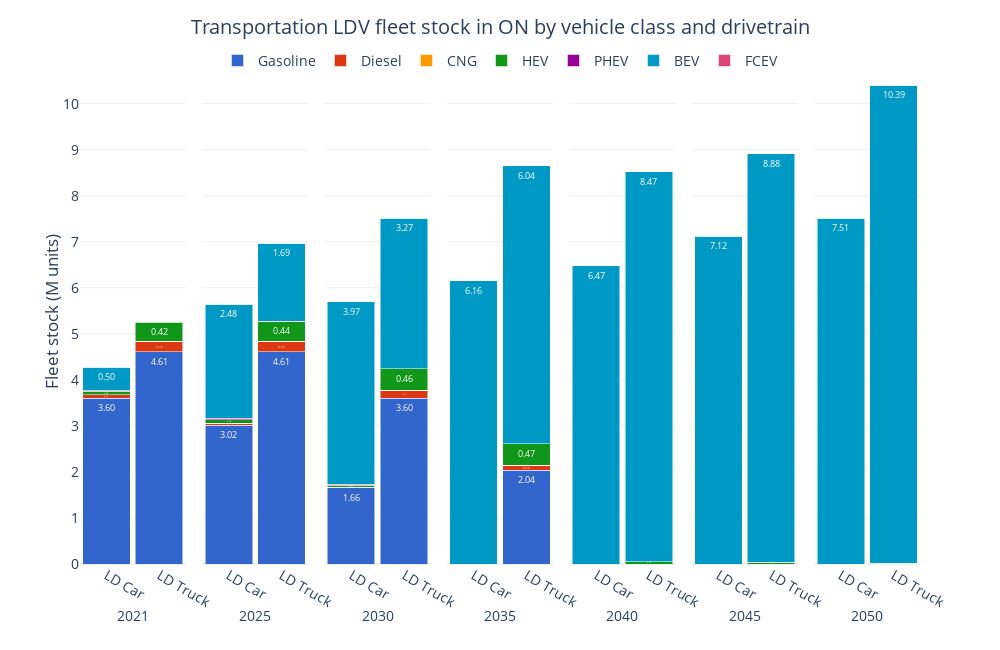

The notebook cell saved with this chart:
### Code cell
ref_fig = ref_trncap[ref_trncap['Vehicle Class'].isin(['LD Car', 'LD Truck'])][['Period', 'Vehicle Class', 'Capacity (M units)', 'Carrier']].groupby(['Period', 'Vehicle Class', 'Carrier'], as_index=False).sum()

ref_fig['Carrier'] = pd.Categorical(ref_fig['Carrier'], categories=drivetrain_order, ordered=True)
ref_fig = ref_fig.sort_values(['Carrier', 'Period'])

fig = px.bar(ref_fig, 
             x='Vehicle Class', 
             y='Capacity (M units)', 
             color='Carrier', 
             barmode='stack', 
             facet_col='Period',
             facet_col_spacing=2E-2,
             template='plotly_white',
             color_discrete_sequence=px.colors.qualitative.G10[:7] + px.colors.qualitative.G10[8:],
             text_auto='.2f',
            #  text='Demand (PJ)_sum'
             width=1000, height=650,
             )

fig.update_layout(title=dict(
        text='Transportation LDV fleet stock in ON by vehicle class and drivetrain',
        x=0.5, 
        y=0.97,
        xanchor='center',
        yanchor='top'
    ),
    xaxis=dict(title='Period'),
    yaxis=dict(title='Fleet stock (M units)',
               dtick=1),
    yaxis_title_standoff=0,
    legend_title_text='',
    bargap=0.1,
    legend=dict(
        orientation='h',  
        yanchor='top',
        y=1.03,  
        xanchor='center',
        x=0.5),
    font=dict(
        # family="Open Sans",
        size=14)
    )

for annotation in fig.layout.annotations:
    annotation.text = annotation.text.split('=')[1]
    annotation.y = -0.08  
    annotation.yanchor = 'top' 

for axis in fig.layout:
    if axis.startswith('yaxis'):
        fig.layout[axis].dtick = 1

for axis in fig.layout:
    if axis.startswith('xaxis'):
        fig.layout[axis].title.text = ''

fig.for_each_trace(lambda trace: trace.update(textfont=dict(size=9)))

fig.show()

### Figure 1 — Plotly figure (JSON) as saved in the notebook; plotly's stock layout.template omitted (floating-point values rounded to 4 significant figures)
{"data": [{"alignmentgroup": "True", "hovertemplate": "Carrier=Gasoline<br>Period=2021<br>Vehicle Class=%{x}<br>Capacity (M units)=%{y}<extra></extra>", "legendgroup": "Gasoline", "marker": {"color": "#3366CC", "pattern": {"shape": ""}}, "name": "Gasoline", "offsetgroup": "Gasoline", "orientation": "v", "showlegend": true, "textfont": {"size": 9}, "textposition": "auto", "texttemplate": "%{y:.2f}", "type": "bar", "x": ["LD Car", "LD Truck"], "xaxis": "x", "y": [3.602, 4.615], "yaxis": "y"}, {"alignmentgroup": "True", "hovertemplate": "Carrier=Gasoline<br>Period=2025<br>Vehicle Class=%{x}<br>Capacity (M units)=%{y}<extra></extra>", "legendgroup": "Gasoline", "marker": {"color": "#3366CC", "pattern": {"shape": ""}}, "name": "Gasoline", "offsetgroup": "Gasoline", "orientation": "v", "showlegend": false, "textfont": {"size": 9}, "textposition": "auto", "texttemplate": "%{y:.2f}", "type": "bar", "x": ["LD Car", "LD Truck"], "xaxis": "x2", "y": [3.015, 4.615], "yaxis": "y2"}, {"alignmentgroup": "True", "hovertemplate": "Carrier=Gasoline<br>Period=2030<br>Vehicle Class=%{x}<br>Capacity (M units)=%{y}<extra></extra>", "legendgroup": "Gasoline", "marker": {"color": "#3366CC", "pattern": {"shape": ""}}, "name": "Gasoline", "offsetgroup": "Gasoline", "orientation": "v", "showlegend": false, "textfont": {"size": 9}, "textposition": "auto", "texttemplate": "%{y:.2f}", "type": "bar", "x": ["LD Car", "LD Truck"], "xaxis": "x3", "y": [1.658, 3.6], "yaxis": "y3"}, {"alignmentgroup": "True", "hovertemplate": "Carrier=Gasoline<br>Period=2035<br>Vehicle Class=%{x}<br>Capacity (M units)=%{y}<extra></extra>", "legendgroup": "Gasoline", "marker": {"color": "#3366CC", "pattern": {"shape": ""}}, "name": "Gasoline", "offsetgroup": "Gasoline", "orientation": "v", "showlegend": false, "textfont": {"size": 9}, "textposition": "auto", "texttemplate": "%{y:.2f}", "type": "bar", "x": ["LD Car", "LD Truck"], "xaxis": "x4", "y": [9.867e-07, 2.041], "yaxis": "y4"}, {"alignmentgroup": "True", "hovertemplate": "Carrier=Gasoline<br>Period=2040<br>Vehicle Class=%{x}<br>Capacity (M units)=%{y}<extra></extra>", "legendgroup": "Gasoline", "marker": {"color": "#3366CC", "pattern": {"shape": ""}}, "name": "Gasoline", "offsetgroup": "Gasoline", "orientation": "v", "showlegend": false, "textfont": {"size": 9}, "textposition": "auto", "texttemplate": "%{y:.2f}", "type": "bar", "x": ["LD Car", "LD Truck"], "xaxis": "x5", "y": [9.555e-07, 3.585e-06], "yaxis": "y5"}, {"alignmentgroup": "True", "hovertemplate": "Carrier=Gasoline<br>Period=2045<br>Vehicle Class=%{x}<br>Capacity (M units)=%{y}<extra></extra>", "legendgroup": "Gasoline", "marker": {"color": "#3366CC", "pattern": {"shape": ""}}, "name": "Gasoline", "offsetgroup": "Gasoline", "orientation": "v", "showlegend": false, "textfont": {"size": 9}, "textposition": "auto", "texttemplate": "%{y:.2f}", "type": "bar", "x": ["LD Car", "LD Truck"], "xaxis": "x6", "y": [9.762e-07, 3.176e-06], "yaxis": "y6"}, {"alignmentgroup": "True", "hovertemplate": "Carrier=Gasoline<br>Period=2050<br>Vehicle Class=%{x}<br>Capacity (M units)=%{y}<extra></extra>", "legendgroup": "Gasoline", "marker": {"color": "#3366CC", "pattern": {"shape": ""}}, "name": "Gasoline", "offsetgroup": "Gasoline", "orientation": "v", "showlegend": false, "textfont": {"size": 9}, "textposition": "auto", "texttemplate": "%{y:.2f}", "type": "bar", "x": ["LD Car", "LD Truck"], "xaxis": "x7", "y": [1.023e-06, 3.022e-06], "yaxis": "y7"}, {"alignmentgroup": "True", "hovertemplate": "Carrier=Diesel<br>Period=2021<br>Vehicle Class=%{x}<br>Capacity (M units)=%{y}<extra></extra>", "legendgroup": "Diesel", "marker": {"color": "#DC3912", "pattern": {"shape": ""}}, "name": "Diesel", "offsetgroup": "Diesel", "orientation": "v", "showlegend": true, "textfont": {"size": 9}, "textposition": "auto", "texttemplate": "%{y:.2f}", "type": "bar", "x": ["LD Car", "LD Truck"], "xaxis": "x", "y": [0.06921, 0.2186], "yaxis": "y"}, {"alignmentgroup": "True", "hovertemplate": "Carrier=Diesel<br>Period=2025<br>Vehicle Class=%{x}<br>Capacity (M units)=%{y}<extra></extra>", "legendgroup": "Diesel", "marker": {"color": "#DC3912", "pattern": {"shape": ""}}, "name": "Diesel", "offsetgroup": "Diesel", "orientation": "v", "showlegend": false, "textfont": {"size": 9}, "textposition": "auto", "texttemplate": "%{y:.2f}", "type": "bar", "x": ["LD Car", "LD Truck"], "xaxis": "x2", "y": [0.04396, 0.2186], "yaxis": "y2"}, {"alignmentgroup": "True", "hovertemplate": "Carrier=Diesel<br>Period=2030<br>Vehicle Class=%{x}<br>Capacity (M units)=%{y}<extra></extra>", "legendgroup": "Diesel", "marker": {"color": "#DC3912", "pattern": {"shape": ""}}, "name": "Diesel", "offsetgroup": "Diesel", "orientation": "v", "showlegend": false, "textfont": {"size": 9}, "textposition": "auto", "texttemplate": "%{y:.2f}", "type": "bar", "x": ["LD Car", "LD Truck"], "xaxis": "x3", "y": [0.003816, 0.1792], "yaxis": "y3"}, {"alignmentgroup": "True", "hovertemplate": "Carrier=Diesel<br>Period=2035<br>Vehicle Class=%{x}<br>Capacity (M units)=%{y}<extra></extra>", "legendgroup": "Diesel", "marker": {"color": "#DC3912", "pattern": {"shape": ""}}, "name": "Diesel", "offsetgroup": "Diesel", "orientation": "v", "showlegend": false, "textfont": {"size": 9}, "textposition": "auto", "texttemplate": "%{y:.2f}", "type": "bar", "x": ["LD Car", "LD Truck"], "xaxis": "x4", "y": [1.038e-06, 0.1041], "yaxis": "y4"}, {"alignmentgroup": "True", "hovertemplate": "Carrier=Diesel<br>Period=2040<br>Vehicle Class=%{x}<br>Capacity (M units)=%{y}<extra></extra>", "legendgroup": "Diesel", "marker": {"color": "#DC3912", "pattern": {"shape": ""}}, "name": "Diesel", "offsetgroup": "Diesel", "orientation": "v", "showlegend": false, "textfont": {"size": 9}, "textposition": "auto", "texttemplate": "%{y:.2f}", "type": "bar", "x": ["LD Car", "LD Truck"], "xaxis": "x5", "y": [1.034e-06, 3.842e-06], "yaxis": "y5"}, {"alignmentgroup": "True", "hovertemplate": "Carrier=Diesel<br>Period=2045<br>Vehicle Class=%{x}<br>Capacity (M units)=%{y}<extra></extra>", "legendgroup": "Diesel", "marker": {"color": "#DC3912", "pattern": {"shape": ""}}, "name": "Diesel", "offsetgroup": "Diesel", "orientation": "v", "showlegend": false, "textfont": {"size": 9}, "textposition": "auto", "texttemplate": "%{y:.2f}", "type": "bar", "x": ["LD Car", "LD Truck"], "xaxis": "x6", "y": [1.039e-06, 3.428e-06], "yaxis": "y6"}, {"alignmentgroup": "True", "hovertemplate": "Carrier=Diesel<br>Period=2050<br>Vehicle Class=%{x}<br>Capacity (M units)=%{y}<extra></extra>", "legendgroup": "Diesel", "marker": {"color": "#DC3912", "pattern": {"shape": ""}}, "name": "Diesel", "offsetgroup": "Diesel", "orientation": "v", "showlegend": false, "textfont": {"size": 9}, "textposition": "auto", "texttemplate": "%{y:.2f}", "type": "bar", "x": ["LD Car", "LD Truck"], "xaxis": "x7", "y": [1.058e-06, 3.246e-06], "yaxis": "y7"}, {"alignmentgroup": "True", "hovertemplate": "Carrier=CNG<br>Period=2021<br>Vehicle Class=%{x}<br>Capacity (M units)=%{y}<extra></extra>", "legendgroup": "CNG", "marker": {"color": "#FF9900", "pattern": {"shape": ""}}, "name": "CNG", "offsetgroup": "CNG", "orientation": "v", "showlegend": true, "textfont": {"size": 9}, "textposition": "auto", "texttemplate": "%{y:.2f}", "type": "bar", "x": ["LD Car", "LD Truck"], "xaxis": "x", "y": [4.362e-07, 5.774e-06], "yaxis": "y"}, {"alignmentgroup": "True", "hovertemplate": "Carrier=CNG<br>Period=2025<br>Vehicle Class=%{x}<br>Capacity (M units)=%{y}<extra></extra>", "legendgroup": "CNG", "marker": {"color": "#FF9900", "pattern": {"shape": ""}}, "name": "CNG", "offsetgroup": "CNG", "orientation": "v", "showlegend": false, "textfont": {"size": 9}, "textposition": "auto", "texttemplate": "%{y:.2f}", "type": "bar", "x": ["LD Car", "LD Truck"], "xaxis": "x2", "y": [7.827e-07, 8.013e-06], "yaxis": "y2"}, {"alignmentgroup": "True", "hovertemplate": "Carrier=CNG<br>Period=2030<br>Vehicle Class=%{x}<br>Capacity (M units)=%{y}<extra></extra>", "legendgroup": "CNG", "marker": {"color": "#FF9900", "pattern": {"shape": ""}}, "name": "CNG", "offsetgroup": "CNG", "orientation": "v", "showlegend": false, "textfont": {"size": 9}, "textposition": "auto", "texttemplate": "%{y:.2f}", "type": "bar", "x": ["LD Car", "LD Truck"], "xaxis": "x3", "y": [1.131e-06, 9.707e-06], "yaxis": "y3"}, {"alignmentgroup": "True", "hovertemplate": "Carrier=CNG<br>Period=2035<br>Vehicle Class=%{x}<br>Capacity (M units)=%{y}<extra></extra>", "legendgroup": "CNG", "marker": {"color": "#FF9900", "pattern": {"shape": ""}}, "name": "CNG", "offsetgroup": "CNG", "orientation": "v", "showlegend": false, "textfont": {"size": 9}, "textposition": "auto", "texttemplate": "%{y:.2f}", "type": "bar", "x": ["LD Car", "LD Truck"], "xaxis": "x4", "y": [1.051e-06, 1.136e-05], "yaxis": "y4"}, {"alignmentgroup": "True", "hovertemplate": "Carrier=CNG<br>Period=2040<br>Vehicle Class=%{x}<br>Capacity (M units)=%{y}<extra></extra>", "legendgroup": "CNG", "marker": {"color": "#FF9900", "pattern": {"shape": ""}}, "name": "CNG", "offsetgroup": "CNG", "orientation": "v", "showlegend": false, "textfont": {"size": 9}, "textposition": "auto", "texttemplate": "%{y:.2f}", "type": "bar", "x": ["LD Car", "LD Truck"], "xaxis": "x5", "y": [1.12e-06, 6.914e-06], "yaxis": "y5"}, {"alignmentgroup": "True", "hovertemplate": "Carrier=CNG<br>Period=2045<br>Vehicle Class=%{x}<br>Capacity (M units)=%{y}<extra></extra>", "legendgroup": "CNG", "marker": {"color": "#FF9900", "pattern": {"shape": ""}}, "name": "CNG", "offsetgroup": "CNG", "orientation": "v", "showlegend": false, "textfont": {"size": 9}, "textposition": "auto", "texttemplate": "%{y:.2f}", "type": "bar", "x": ["LD Car", "LD Truck"], "xaxis": "x6", "y": [1.151e-06, 6.007e-06], "yaxis": "y6"}, {"alignmentgroup": "True", "hovertemplate": "Carrier=CNG<br>Period=2050<br>Vehicle Class=%{x}<br>Capacity (M units)=%{y}<extra></extra>", "legendgroup": "CNG", "marker": {"color": "#FF9900", "pattern": {"shape": ""}}, "name": "CNG", "offsetgroup": "CNG", "orientation": "v", "showlegend": false, "textfont": {"size": 9}, "textposition": "auto", "texttemplate": "%{y:.2f}", "type": "bar", "x": ["LD Car", "LD Truck"], "xaxis": "x7", "y": [1.179e-06, 5.626e-06], "yaxis": "y7"}, {"alignmentgroup": "True", "hovertemplate": "Carrier=HEV<br>Period=2021<br>Vehicle Class=%{x}<br>Capacity (M units)=%{y}<extra></extra>", "legendgroup": "HEV", "marker": {"color": "#109618", "pattern": {"shape": ""}}, "name": "HEV", "offsetgroup": "HEV", "orientation": "v", "showlegend": true, "textfont": {"size": 9}, "textposition": "auto", "texttemplate": "%{y:.2f}", "type": "bar", "x": ["LD Car", "LD Truck"], "xaxis": "x", "y": [0.07822, 0.4181], "yaxis": "y"}, {"alignmentgroup": "True", "hovertemplate": "Carrier=HEV<br>Period=2025<br>Vehicle Class=%{x}<br>Capacity (M units)=%{y}<extra></extra>", "legendgroup": "HEV", "marker": {"color": "#109618", "pattern": {"shape": ""}}, "name": "HEV", "offsetgroup": "HEV", "orientation": "v", "showlegend": false, "textfont": {"size": 9}, "textposition": "auto", "texttemplate": "%{y:.2f}", "type": "bar", "x": ["LD Car", "LD Truck"], "xaxis": "x2", "y": [0.07822, 0.437], "yaxis": "y2"}, {"alignmentgroup": "True", "hovertemplate": "Carrier=HEV<br>Period=2030<br>Vehicle Class=%{x}<br>Capacity (M units)=%{y}<extra></extra>", "legendgroup": "HEV", "marker": {"color": "#109618", "pattern": {"shape": ""}}, "name": "HEV", "offsetgroup": "HEV", "orientation": "v", "showlegend": false, "textfont": {"size": 9}, "textposition": "auto", "texttemplate": "%{y:.2f}", "type": "bar", "x": ["LD Car", "LD Truck"], "xaxis": "x3", "y": [0.04761, 0.4589], "yaxis": "y3"}, {"alignmentgroup": "True", "hovertemplate": "Carrier=HEV<br>Period=2035<br>Vehicle Class=%{x}<br>Capacity (M units)=%{y}<extra></extra>", "legendgroup": "HEV", "marker": {"color": "#109618", "pattern": {"shape": ""}}, "name": "HEV", "offsetgroup": "HEV", "orientation": "v", "showlegend": false, "textfont": {"size": 9}, "textposition": "auto", "texttemplate": "%{y:.2f}", "type": "bar", "x": ["LD Car", "LD Truck"], "xaxis": "x4", "y": [2.41e-06, 0.4662], "yaxis": "y4"}, {"alignmentgroup": "True", "hovertemplate": "Carrier=HEV<br>Period=2040<br>Vehicle Class=%{x}<br>Capacity (M units)=%{y}<extra></extra>", "legendgroup": "HEV", "marker": {"color": "#109618", "pattern": {"shape": ""}}, "name": "HEV", "offsetgroup": "HEV", "orientation": "v", "showlegend": false, "textfont": {"size": 9}, "textposition": "auto", "texttemplate": "%{y:.2f}", "type": "bar", "x": ["LD Car", "LD Truck"], "xaxis": "x5", "y": [2.119e-06, 0.05363], "yaxis": "y5"}, {"alignmentgroup": "True", "hovertemplate": "Carrier=HEV<br>Period=2045<br>Vehicle Class=%{x}<br>Capacity (M units)=%{y}<extra></extra>", "legendgroup": "HEV", "marker": {"color": "#109618", "pattern": {"shape": ""}}, "name": "HEV", "offsetgroup": "HEV", "orientation": "v", "showlegend": false, "textfont": {"size": 9}, "textposition": "auto", "texttemplate": "%{y:.2f}", "type": "bar", "x": ["LD Car", "LD Truck"], "xaxis": "x6", "y": [2.247e-06, 0.03585], "yaxis": "y6"}, {"alignmentgroup": "True", "hovertemplate": "Carrier=HEV<br>Period=2050<br>Vehicle Class=%{x}<br>Capacity (M units)=%{y}<extra></extra>", "legendgroup": "HEV", "marker": {"color": "#109618", "pattern": {"shape": ""}}, "name": "HEV", "offsetgroup": "HEV", "orientation": "v", "showlegend": false, "textfont": {"size": 9}, "textposition": "auto", "texttemplate": "%{y:.2f}", "type": "bar", "x": ["LD Car", "LD Truck"], "xaxis": "x7", "y": [2.442e-06, 0.01431], "yaxis": "y7"}, {"alignmentgroup": "True", "hovertemplate": "Carrier=PHEV<br>Period=2021<br>Vehicle Class=%{x}<br>Capacity (M units)=%{y}<extra></extra>", "legendgroup": "PHEV", "marker": {"color": "#990099", "pattern": {"shape": ""}}, "name": "PHEV", "offsetgroup": "PHEV", "orientation": "v", "showlegend": true, "textfont": {"size": 9}, "textposition": "auto", "texttemplate": "%{y:.2f}", "type": "bar", "x": ["LD Car", "LD Truck"], "xaxis": "x", "y": [0.02542, 0.00541], "yaxis": "y"}, {"alignmentgroup": "True", "hovertemplate": "Carrier=PHEV<br>Period=2025<br>Vehicle Class=%{x}<br>Capacity (M units)=%{y}<extra></extra>", "legendgroup": "PHEV", "marker": {"color": "#990099", "pattern": {"shape": ""}}, "name": "PHEV", "offsetgroup": "PHEV", "orientation": "v", "showlegend": false, "textfont": {"size": 9}, "textposition": "auto", "texttemplate": "%{y:.2f}", "type": "bar", "x": ["LD Car", "LD Truck"], "xaxis": "x2", "y": [0.02542, 0.005413], "yaxis": "y2"}, {"alignmentgroup": "True", "hovertemplate": "Carrier=PHEV<br>Period=2030<br>Vehicle Class=%{x}<br>Capacity (M units)=%{y}<extra></extra>", "legendgroup": "PHEV", "marker": {"color": "#990099", "pattern": {"shape": ""}}, "name": "PHEV", "offsetgroup": "PHEV", "orientation": "v", "showlegend": false, "textfont": {"size": 9}, "textposition": "auto", "texttemplate": "%{y:.2f}", "type": "bar", "x": ["LD Car", "LD Truck"], "xaxis": "x3", "y": [0.02274, 0.005415], "yaxis": "y3"}, {"alignmentgroup": "True", "hovertemplate": "Carrier=PHEV<br>Period=2035<br>Vehicle Class=%{x}<br>Capacity (M units)=%{y}<extra></extra>", "legendgroup": "PHEV", "marker": {"color": "#990099", "pattern": {"shape": ""}}, "name": "PHEV", "offsetgroup": "PHEV", "orientation": "v", "showlegend": false, "textfont": {"size": 9}, "textposition": "auto", "texttemplate": "%{y:.2f}", "type": "bar", "x": ["LD Car", "LD Truck"], "xaxis": "x4", "y": [2.361e-06, 0.005336], "yaxis": "y4"}, {"alignmentgroup": "True", "hovertemplate": "Carrier=PHEV<br>Period=2040<br>Vehicle Class=%{x}<br>Capacity (M units)=%{y}<extra></extra>", "legendgroup": "PHEV", "marker": {"color": "#990099", "pattern": {"shape": ""}}, "name": "PHEV", "offsetgroup": "PHEV", "orientation": "v", "showlegend": false, "textfont": {"size": 9}, "textposition": "auto", "texttemplate": "%{y:.2f}", "type": "bar", "x": ["LD Car", "LD Truck"], "xaxis": "x5", "y": [2.562e-06, 1.072e-05], "yaxis": "y5"}, {"alignmentgroup": "True", "hovertemplate": "Carrier=PHEV<br>Period=2045<br>Vehicle Class=%{x}<br>Capacity (M units)=%{y}<extra></extra>", "legendgroup": "PHEV", "marker": {"color": "#990099", "pattern": {"shape": ""}}, "name": "PHEV", "offsetgroup": "PHEV", "orientation": "v", "showlegend": false, "textfont": {"size": 9}, "textposition": "auto", "texttemplate": "%{y:.2f}", "type": "bar", "x": ["LD Car", "LD Truck"], "xaxis": "x6", "y": [2.509e-06, 9.547e-06], "yaxis": "y6"}, {"alignmentgroup": "True", "hovertemplate": "Carrier=PHEV<br>Period=2050<br>Vehicle Class=%{x}<br>Capacity (M units)=%{y}<extra></extra>", "legendgroup": "PHEV", "marker": {"color": "#990099", "pattern": {"shape": ""}}, "name": "PHEV", "offsetgroup": "PHEV", "orientation": "v", "showlegend": false, "textfont": {"size": 9}, "textposition": "auto", "texttemplate": "%{y:.2f}", "type": "bar", "x": ["LD Car", "LD Truck"], "xaxis": "x7", "y": [2.49e-06, 8.694e-06], "yaxis": "y7"}, {"alignmentgroup": "True", "hovertemplate": "Carrier=BEV<br>Period=2021<br>Vehicle Class=%{x}<br>Capacity (M units)=%{y}<extra></extra>", "legendgroup": "BEV", "marker": {"color": "#0099C6", "pattern": {"shape": ""}}, "name": "BEV", "offsetgroup": "BEV", "orientation": "v", "showlegend": true, "textfont": {"size": 9}, "textposition": "auto", "texttemplate": "%{y:.2f}", "type": "bar", "x": ["LD Car", "LD Truck"], "xaxis": "x", "y": [0.4968, 0.004501], "yaxis": "y"}, {"alignmentgroup": "True", "hovertemplate": "Carrier=BEV<br>Period=2025<br>Vehicle Class=%{x}<br>Capacity (M units)=%{y}<extra></extra>", "legendgroup": "BEV", "marker": {"color": "#0099C6", "pattern": {"shape": ""}}, "name": "BEV", "offsetgroup": "BEV", "orientation": "v", "showlegend": false, "textfont": {"size": 9}, "textposition": "auto", "texttemplate": "%{y:.2f}", "type": "bar", "x": ["LD Car", "LD Truck"], "xaxis": "x2", "y": [2.481, 1.687], "yaxis": "y2"}, {"alignmentgroup": "True", "hovertemplate": "Carrier=BEV<br>Period=2030<br>Vehicle Class=%{x}<br>Capacity (M units)=%{y}<extra></extra>", "legendgroup": "BEV", "marker": {"color": "#0099C6", "pattern": {"shape": ""}}, "name": "BEV", "offsetgroup": "BEV", "orientation": "v", "showlegend": false, "textfont": {"size": 9}, "textposition": "auto", "texttemplate": "%{y:.2f}", "type": "bar", "x": ["LD Car", "LD Truck"], "xaxis": "x3", "y": [3.969, 3.266], "yaxis": "y3"}, {"alignmentgroup": "True", "hovertemplate": "Carrier=BEV<br>Period=2035<br>Vehicle Class=%{x}<br>Capacity (M units)=%{y}<extra></extra>", "legendgroup": "BEV", "marker": {"color": "#0099C6", "pattern": {"shape": ""}}, "name": "BEV", "offsetgroup": "BEV", "orientation": "v", "showlegend": false, "textfont": {"size": 9}, "textposition": "auto", "texttemplate": "%{y:.2f}", "type": "bar", "x": ["LD Car", "LD Truck"], "xaxis": "x4", "y": [6.157, 6.038], "yaxis": "y4"}, {"alignmentgroup": "True", "hovertemplate": "Carrier=BEV<br>Period=2040<br>Vehicle Class=%{x}<br>Capacity (M units)=%{y}<extra></extra>", "legendgroup": "BEV", "marker": {"color": "#0099C6", "pattern": {"shape": ""}}, "name": "BEV", "offsetgroup": "BEV", "orientation": "v", "showlegend": false, "textfont": {"size": 9}, "textposition": "auto", "texttemplate": "%{y:.2f}", "type": "bar", "x": ["LD Car", "LD Truck"], "xaxis": "x5", "y": [6.474, 8.467], "yaxis": "y5"}, {"alignmentgroup": "True", "hovertemplate": "Carrier=BEV<br>Period=2045<br>Vehicle Class=%{x}<br>Capacity (M units)=%{y}<extra></extra>", "legendgroup": "BEV", "marker": {"color": "#0099C6", "pattern": {"shape": ""}}, "name": "BEV", "offsetgroup": "BEV", "orientation": "v", "showlegend": false, "textfont": {"size": 9}, "textposition": "auto", "texttemplate": "%{y:.2f}", "type": "bar", "x": ["LD Car", "LD Truck"], "xaxis": "x6", "y": [7.121, 8.879], "yaxis": "y6"}, {"alignmentgroup": "True", "hovertemplate": "Carrier=BEV<br>Period=2050<br>Vehicle Class=%{x}<br>Capacity (M units)=%{y}<extra></extra>", "legendgroup": "BEV", "marker": {"color": "#0099C6", "pattern": {"shape": ""}}, "name": "BEV", "offsetgroup": "BEV", "orientation": "v", "showlegend": false, "textfont": {"size": 9}, "textposition": "auto", "texttemplate": "%{y:.2f}", "type": "bar", "x": ["LD Car", "LD Truck"], "xaxis": "x7", "y": [7.511, 10.39], "yaxis": "y7"}, {"alignmentgroup": "True", "hovertemplate": "Carrier=FCEV<br>Period=2021<br>Vehicle Class=%{x}<br>Capacity (M units)=%{y}<extra></extra>", "legendgroup": "FCEV", "marker": {"color": "#DD4477", "pattern": {"shape": ""}}, "name": "FCEV", "offsetgroup": "FCEV", "orientation": "v", "showlegend": true, "textfont": {"size": 9}, "textposition": "auto", "texttemplate": "%{y:.2f}", "type": "bar", "x": ["LD Car", "LD Truck"], "xaxis": "x", "y": [2.923e-07, 7.76e-07], "yaxis": "y"}, {"alignmentgroup": "True", "hovertemplate": "Carrier=FCEV<br>Period=2025<br>Vehicle Class=%{x}<br>Capacity (M units)=%{y}<extra></extra>", "legendgroup": "FCEV", "marker": {"color": "#DD4477", "pattern": {"shape": ""}}, "name": "FCEV", "offsetgroup": "FCEV", "orientation": "v", "showlegend": false, "textfont": {"size": 9}, "textposition": "auto", "texttemplate": "%{y:.2f}", "type": "bar", "x": ["LD Car", "LD Truck"], "xaxis": "x2", "y": [5.985e-07, 1.517e-06], "yaxis": "y2"}, {"alignmentgroup": "True", "hovertemplate": "Carrier=FCEV<br>Period=2030<br>Vehicle Class=%{x}<br>Capacity (M units)=%{y}<extra></extra>", "legendgroup": "FCEV", "marker": {"color": "#DD4477", "pattern": {"shape": ""}}, "name": "FCEV", "offsetgroup": "FCEV", "orientation": "v", "showlegend": false, "textfont": {"size": 9}, "textposition": "auto", "texttemplate": "%{y:.2f}", "type": "bar", "x": ["LD Car", "LD Truck"], "xaxis": "x3", "y": [1.141e-06, 2.676e-06], "yaxis": "y3"}, {"alignmentgroup": "True", "hovertemplate": "Carrier=FCEV<br>Period=2035<br>Vehicle Class=%{x}<br>Capacity (M units)=%{y}<extra></extra>", "legendgroup": "FCEV", "marker": {"color": "#DD4477", "pattern": {"shape": ""}}, "name": "FCEV", "offsetgroup": "FCEV", "orientation": "v", "showlegend": false, "textfont": {"size": 9}, "textposition": "auto", "texttemplate": "%{y:.2f}", "type": "bar", "x": ["LD Car", "LD Truck"], "xaxis": "x4", "y": [1.489e-06, 3.994e-06], "yaxis": "y4"}, {"alignmentgroup": "True", "hovertemplate": "Carrier=FCEV<br>Period=2040<br>Vehicle Class=%{x}<br>Capacity (M units)=%{y}<extra></extra>", "legendgroup": "FCEV", "marker": {"color": "#DD4477", "pattern": {"shape": ""}}, "name": "FCEV", "offsetgroup": "FCEV", "orientation": "v", "showlegend": false, "textfont": {"size": 9}, "textposition": "auto", "texttemplate": "%{y:.2f}", "type": "bar", "x": ["LD Car", "LD Truck"], "xaxis": "x5", "y": [1.934e-06, 4.342e-06], "yaxis": "y5"}, {"alignmentgroup": "True", "hovertemplate": "Carrier=FCEV<br>Period=2045<br>Vehicle Class=%{x}<br>Capacity (M units)=%{y}<extra></extra>", "legendgroup": "FCEV", "marker": {"color": "#DD4477", "pattern": {"shape": ""}}, "name": "FCEV", "offsetgroup": "FCEV", "orientation": "v", "showlegend": false, "textfont": {"size": 9}, "textposition": "auto", "texttemplate": "%{y:.2f}", "type": "bar", "x": ["LD Car", "LD Truck"], "xaxis": "x6", "y": [2.391e-06, 5.044e-06], "yaxis": "y6"}, {"alignmentgroup": "True", "hovertemplate": "Carrier=FCEV<br>Period=2050<br>Vehicle Class=%{x}<br>Capacity (M units)=%{y}<extra></extra>", "legendgroup": "FCEV", "marker": {"color": "#DD4477", "pattern": {"shape": ""}}, "name": "FCEV", "offsetgroup": "FCEV", "orientation": "v", "showlegend": false, "textfont": {"size": 9}, "textposition": "auto", "texttemplate": "%{y:.2f}", "type": "bar", "x": ["LD Car", "LD Truck"], "xaxis": "x7", "y": [2.849e-06, 5.636e-06], "yaxis": "y7"}], "layout": {"annotations": [{"font": {}, "showarrow": false, "text": "2021", "x": 0.06286, "xanchor": "center", "xref": "paper", "y": -0.08, "yanchor": "top", "yref": "paper"}, {"font": {}, "showarrow": false, "text": "2025", "x": 0.2086, "xanchor": "center", "xref": "paper", "y": -0.08, "yanchor": "top", "yref": "paper"}, {"font": {}, "showarrow": false, "text": "2030", "x": 0.3543, "xanchor": "center", "xref": "paper", "y": -0.08, "yanchor": "top", "yref": "paper"}, {"font": {}, "showarrow": false, "text": "2035", "x": 0.5, "xanchor": "center", "xref": "paper", "y": -0.08, "yanchor": "top", "yref": "paper"}, {"font": {}, "showarrow": false, "text": "2040", "x": 0.6457, "xanchor": "center", "xref": "paper", "y": -0.08, "yanchor": "top", "yref": "paper"}, {"font": {}, "showarrow": false, "text": "2045", "x": 0.7914, "xanchor": "center", "xref": "paper", "y": -0.08, "yanchor": "top", "yref": "paper"}, {"font": {}, "showarrow": false, "text": "2050", "x": 0.9371, "xanchor": "center", "xref": "paper", "y": -0.08, "yanchor": "top", "yref": "paper"}], "bargap": 0.1, "barmode": "stack", "font": {"size": 14}, "height": 650, "legend": {"orientation": "h", "title": {"text": ""}, "tracegroupgap": 0, "x": 0.5, "xanchor": "center", "y": 1.03, "yanchor": "top"}, "margin": {"t": 60}, "title": {"text": "Transportation LDV fleet stock in ON by vehicle class and drivetrain", "x": 0.5, "xanchor": "center", "y": 0.97, "yanchor": "top"}, "width": 1000, "xaxis": {"anchor": "y", "domain": [0, 0.1257], "title": {"text": ""}}, "xaxis2": {"anchor": "y2", "domain": [0.1457, 0.2714], "matches": "x", "title": {"text": ""}}, "xaxis3": {"anchor": "y3", "domain": [0.2914, 0.4171], "matches": "x", "title": {"text": ""}}, "xaxis4": {"anchor": "y4", "domain": [0.4371, 0.5629], "matches": "x", "title": {"text": ""}}, "xaxis5": {"anchor": "y5", "domain": [0.5829, 0.7086], "matches": "x", "title": {"text": ""}}, "xaxis6": {"anchor": "y6", "domain": [0.7286, 0.8543], "matches": "x", "title": {"text": ""}}, "xaxis7": {"anchor": "y7", "domain": [0.8743, 1.0], "matches": "x", "title": {"text": ""}}, "yaxis": {"anchor": "x", "domain": [0, 1], "dtick": 1, "title": {"standoff": 0, "text": "Fleet stock (M units)"}}, "yaxis2": {"anchor": "x2", "domain": [0, 1], "dtick": 1, "matches": "y", "showticklabels": false}, "yaxis3": {"anchor": "x3", "domain": [0, 1], "dtick": 1, "matches": "y", "showticklabels": false}, "yaxis4": {"anchor": "x4", "domain": [0, 1], "dtick": 1, "matches": "y", "showticklabels": false}, "yaxis5": {"anchor": "x5", "domain": [0, 1], "dtick": 1, "matches": "y", "showticklabels": false}, "yaxis6": {"anchor": "x6", "domain": [0, 1], "dtick": 1, "matches": "y", "showticklabels": false}, "yaxis7": {"anchor": "x7", "domain": [0, 1], "dtick": 1, "matches": "y", "showticklabels": false}}}
